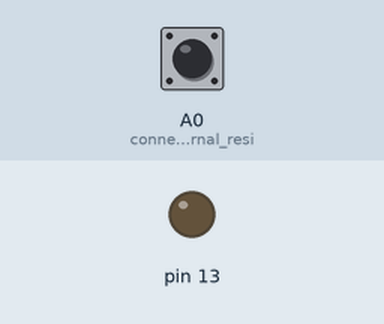
The sketch below on a simulated Arduino Uno, built with avr-gcc and run on an emulated ATmega328P. Shown: output pins drawn as LEDs (lit = HIGH). Inputs (shaded band) come from the test bench; at power-on: A0 (connects_an_internal_resi) HIGH.

Above: at 1.2 s.
1.3 s: A0 (connects_an_internal_resi) pulled LOW for 0.15 s
At 1.37 s:
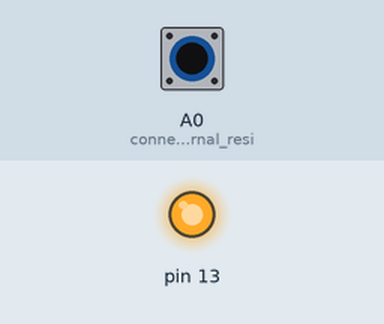
2.9 s: A0 (connects_an_internal_resi) pulled LOW for 3.2 s
At 7.5 s:
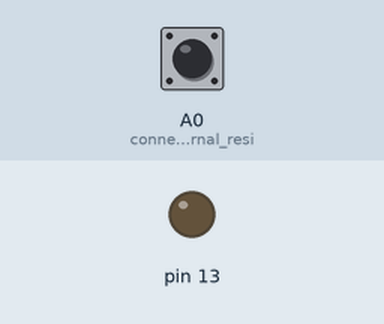
Timing chart, 0 to 9.0 s (numbered marks = the images above; inputs shaded):
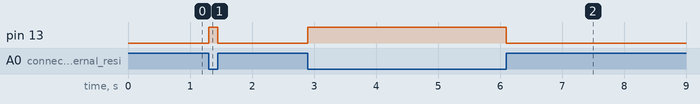

Measured:
- after the input at 1.3 s, pin 13: LOW → HIGH at once, → LOW 0.15 s later
- after the input at 2.9 s, pin 13: LOW → HIGH at once, → LOW 3.2 s later

The sketch:

2-Button.ino
```cpp
/*
This code turns an LED on if the button is pressed.
*/
int button=0;
void setup()
{
  pinMode(A0, INPUT_PULLUP); //connects an internal resistor to VCC
  pinMode(13, OUTPUT);
}
void loop()
{
button = digitalRead(A0); //Analog input pins also work with Digital inputs
   if(button==LOW)
   {digitalWrite(13, HIGH);}
   else
   {digitalWrite(13, LOW);}
}
```
